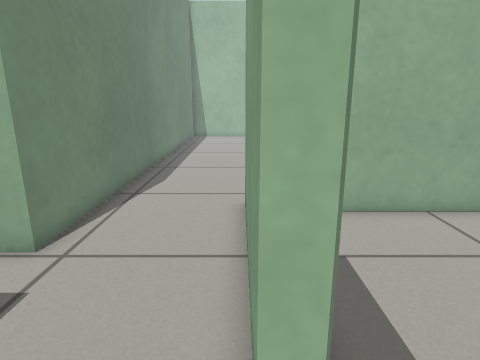
[1] (above)

20 first-person views from a walk through a Gazebo world. The camera is 0.68 m above the floor, tilts 14° down and sees 75° across. The floor is counted in squares, 0.2 m on a side. Each view is taken from the middle of a square. On the plan, view 1 faces up. The plan holds only what a view shows up to about 20 squares ahead; the rest is blank.

[2]
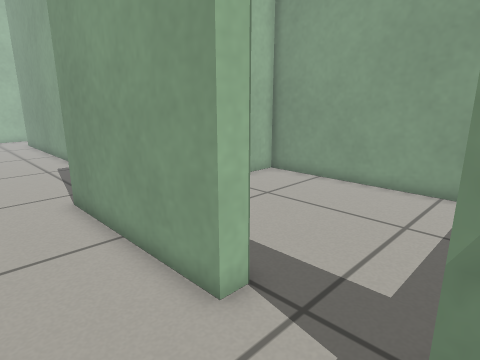

[3]
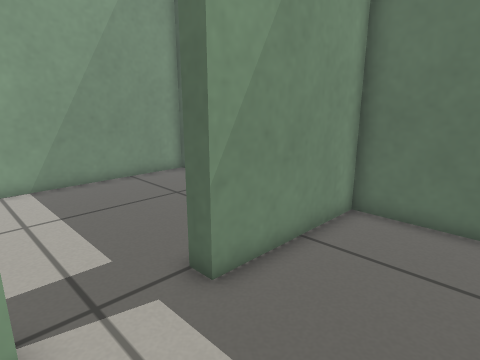

[4]
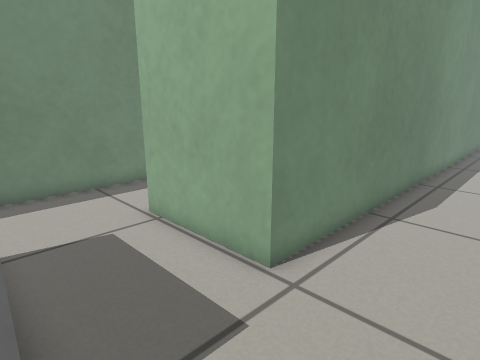

[5]
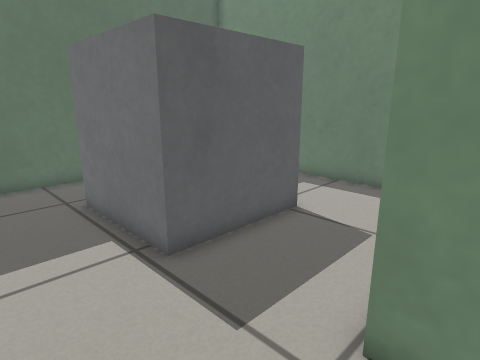

[6]
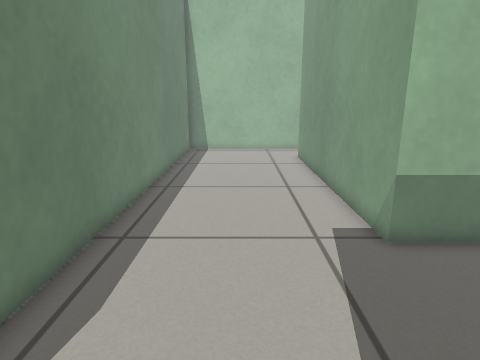

[7]
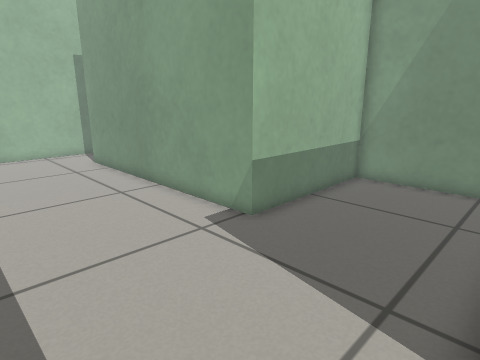

[8]
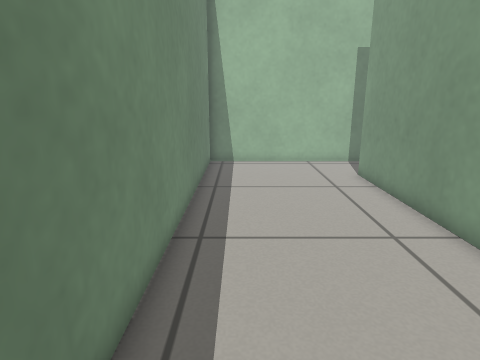

[9]
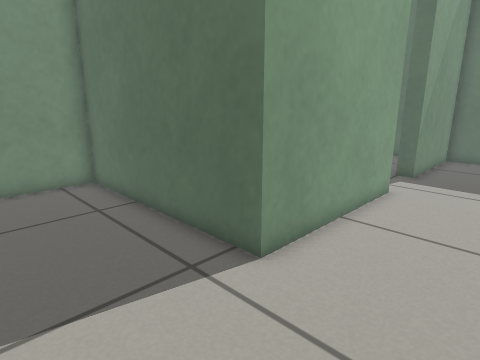

[10]
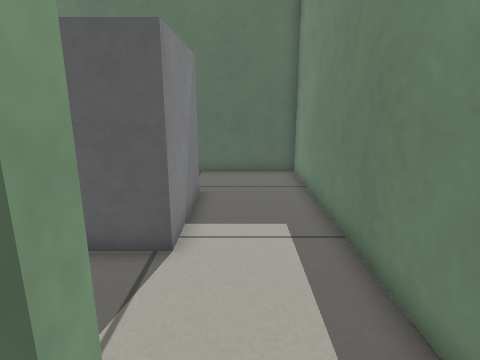

[11]
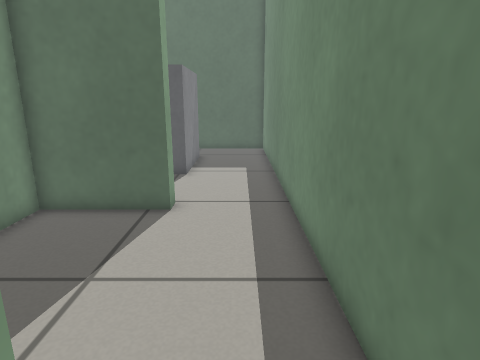

[12]
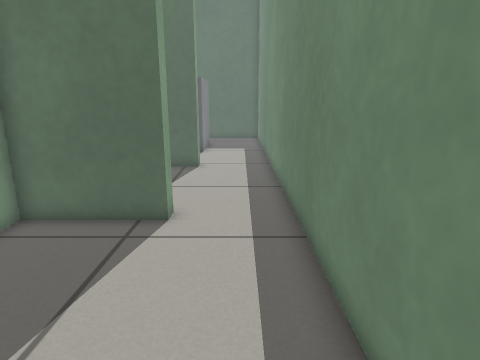

[13]
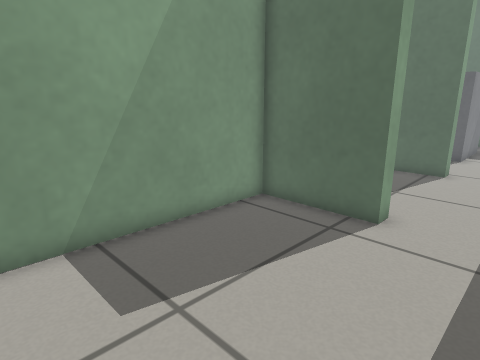

[14]
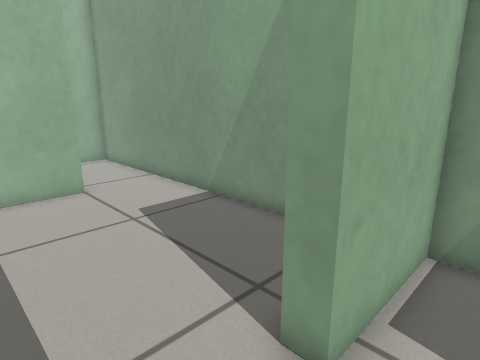

[15]
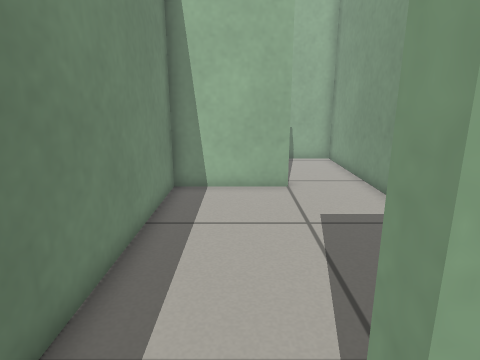

[16]
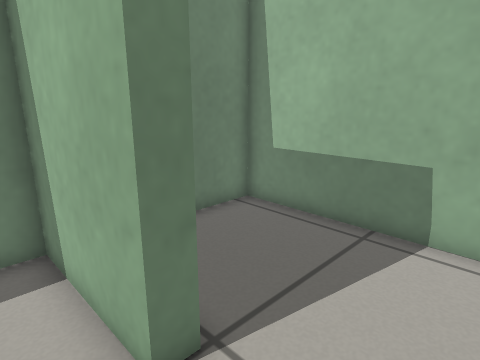

[17]
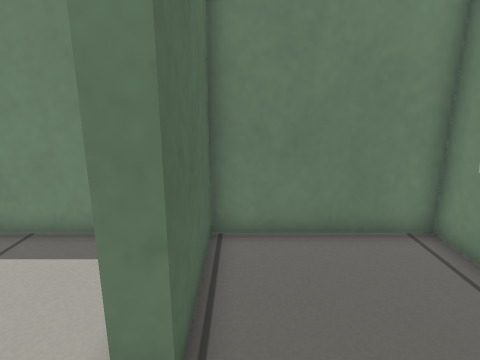

[18]
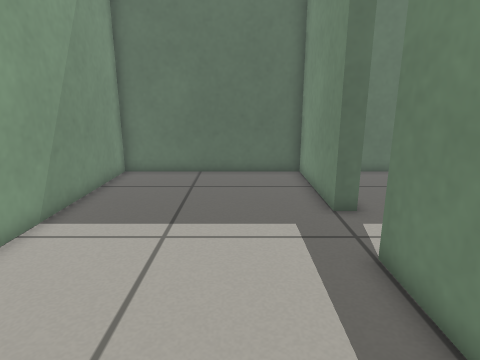

[19]
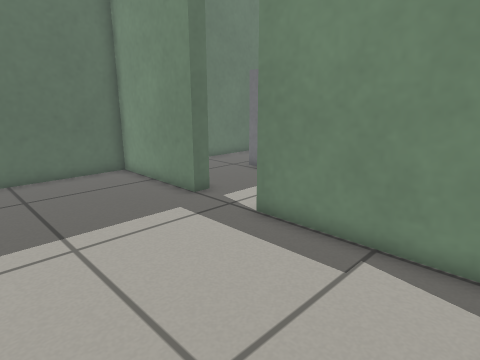

[20]
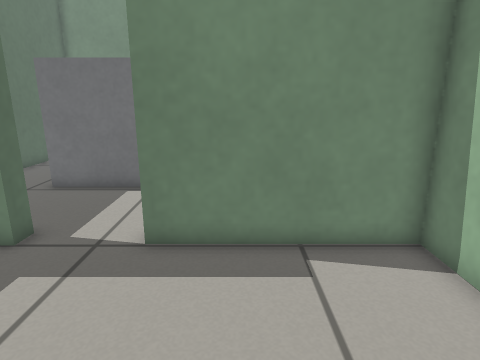

### Floor plan
Key: @ floor where view 1 was taken; # wall or solid block; . floor; B grey box.
Columns run from 14 left of view 1 to 10 right of it. Each row starts with its distance up from view 1.
 32 ###################
 31 #........#........
 30 #........#........
 29 #........#........
 28 #........#.......#
 27 #........#.......#
 26 #####....#.......#
 25 #........#.......#
 24 #........#.......#
 23 #........#.......#
 22 #........#.......#
 21 #........#.......#
 20 #........#.......#
 19 #........#.......#
 18 #........#.......#
 17 #........#.......#
 16 #........#.......########
 15 #....#####..............#
 14 #........#..............#
 13 #........#..............#
 12 #....... #..............#
 11 #....... #..............#
 10 #........#....###########
  9 #........#....##........#
  8 #........#....##........#
  7 #....#####....##........#
  6 #.............##........#
  5 #.............##........#
  4 #.............##........#
  3 #.............##........#
  2 #....BBBBB..............#
  1 #....B   B..............#
  0 #....B   B....@.........#
 -1 #....B   B....##........#
 -2 #....B   B....##........#
 -3 #....B   B....##........#
 -4 #..... .......##........#
 -5 #.............##........#
 -6 #.............##........#
 -7 #########################

Positions as (right, up) in squares from view 1, and headings:
1: (0, 0), facing up
2: (-3, -1), facing up-right
3: (-4, 3), facing down-right
4: (-1, 2), facing up-left
5: (-1, 8), facing down-left
6: (-1, 9), facing up
7: (-4, 10), facing up-right
8: (-3, 14), facing up
9: (-4, 15), facing down-right
10: (-11, 9), facing down
11: (-12, 17), facing down
12: (-12, 24), facing down
13: (-13, 24), facing down-right
14: (-13, 13), facing up-right
15: (-11, 13), facing up
16: (-6, 24), facing up-left
17: (-6, 27), facing left
18: (4, 9), facing down
19: (8, 9), facing down-left
20: (8, 5), facing left
